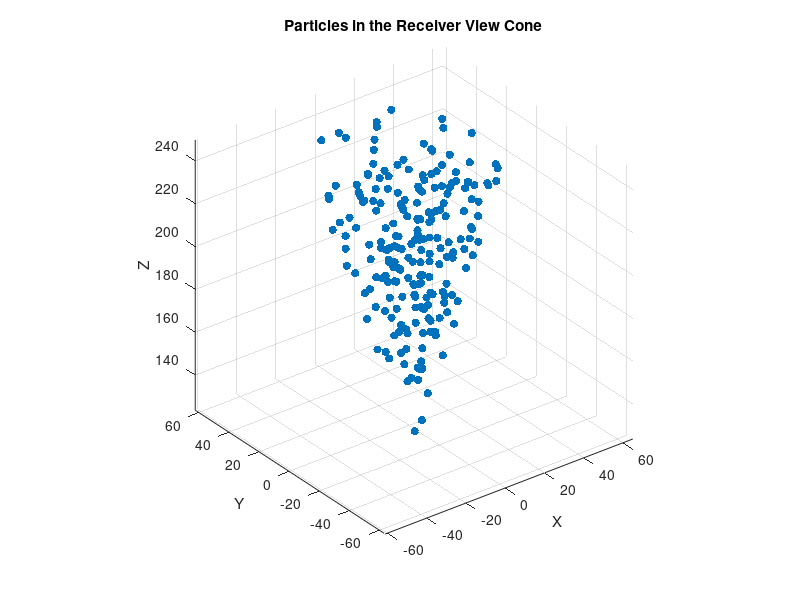

Write MATLAB code to recreate this figure.
% Receiver location and view angle
receiver_position = [0, 0, 100]; % [x,y,z]
view_angle = 30; % in degrees

% Generate example particle positions
n_particles = 100000;
particle_positions = 500*rand(n_particles, 3) - 250; % random positions between -250 and 250

% Calculate particle vectors relative to receiver location
particle_vectors = particle_positions - receiver_position;

% Calculate angles between particle vectors and receiver view direction
receiver_direction = [0, 0, 1]; % upward direction
cos_angles = dot(particle_vectors, repmat(receiver_direction, size(particle_vectors, 1), 1), 2) ./ vecnorm(particle_vectors, 2, 2);
angles = acosd(cos_angles);

% Find particles within the view cone
in_view = find(angles <= view_angle/2);

% Plot the particles in the view cone
figure;
scatter3(particle_positions(in_view,1), particle_positions(in_view,2), particle_positions(in_view,3), 'filled', 'g');
title('Particles in the Receiver View Cone');
xlabel('X');
ylabel('Y');
zlabel('Z');
axis equal;
grid on;
